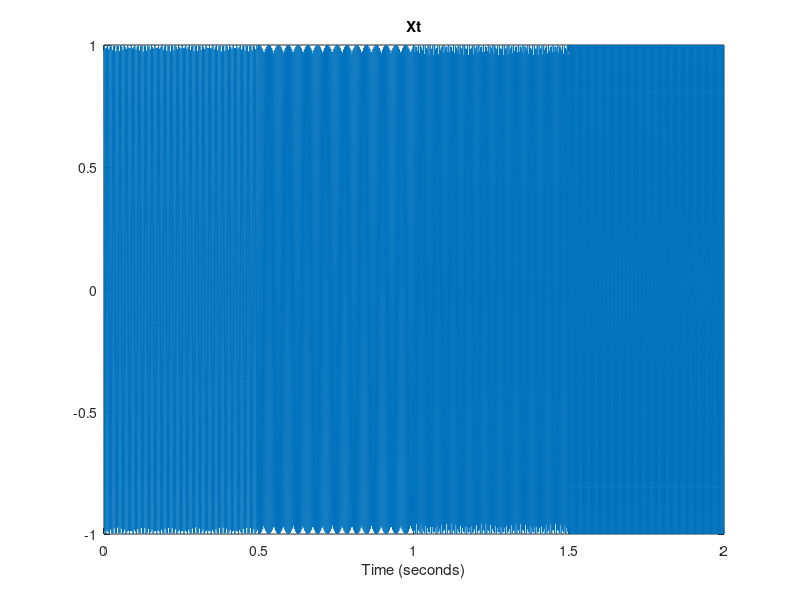
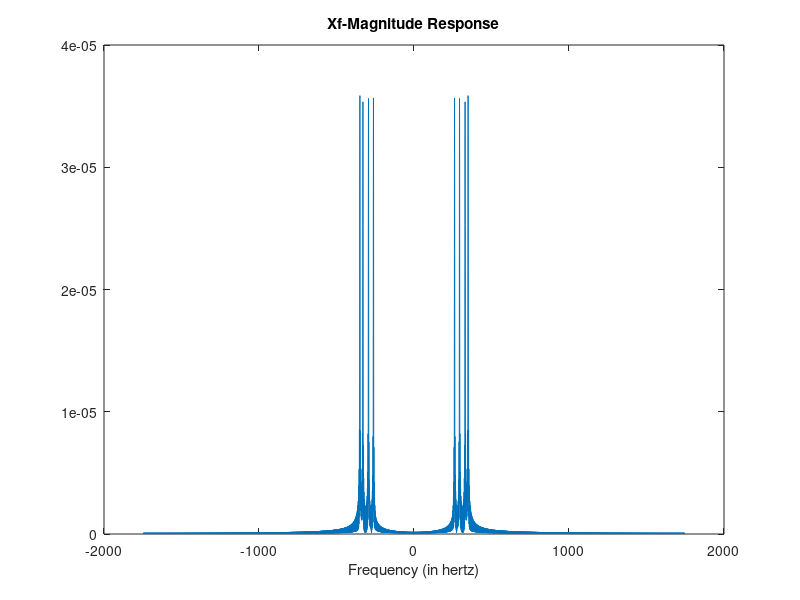
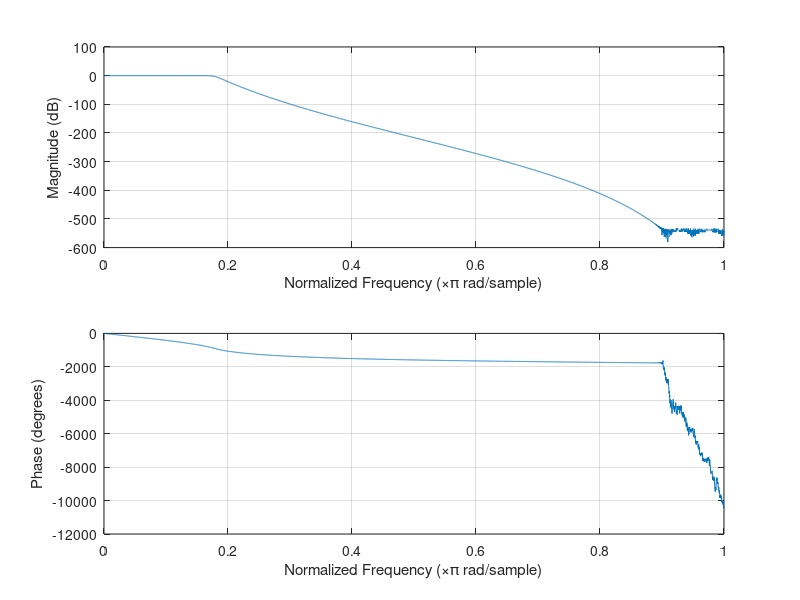
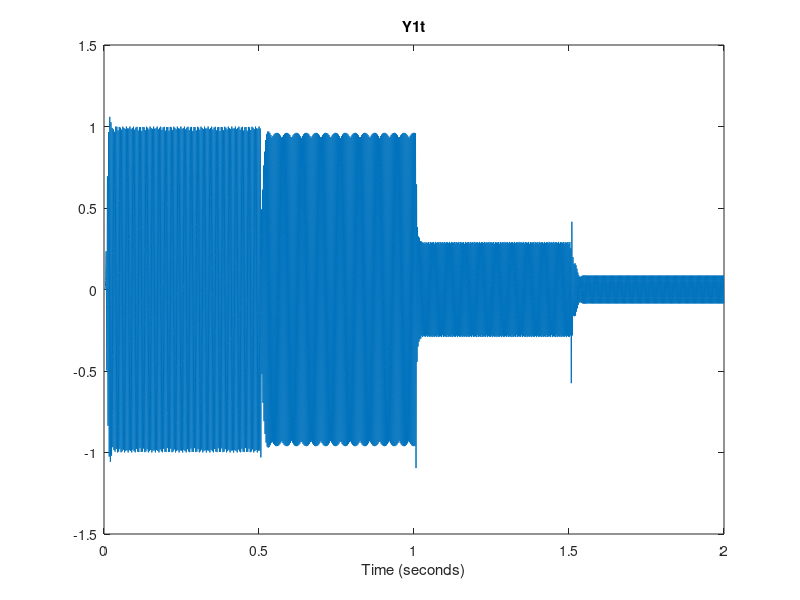

MATLAB code for these plots, in order:
n1=-9;
n2=-7;
n3=-5;
n4=-4;
F1= 440*(2^(n1/12));
F2= 440*(2^(n2/12));
F3= 440*(2^(n3/12));
F4= 440*(2^(n4/12));
%QUESTION 1
Fs= 10* max([F1,F2,F3,F4]);
framesize= round(0.5*Fs);
T= 1/Fs;
t=(0:1:framesize-1)*T;
xt1=cos(2*pi*F1*t);
xt2=cos(2*pi*F2*t);
xt3=cos(2*pi*F3*t);
xt4=cos(2*pi*F4*t);
xt= [xt1 xt2 xt3 xt4];
framesize= framesize *4;
t=(0:1:framesize-1)*T;
%QUESTION2
filename= 'Xt.wav';
audiowrite('Xt.wav',xt, fix(Fs));
sound(xt,Fs);
%QUESTION3: Plot the Xt:
figure;
plot(t,xt);
xlabel('Time (seconds)');
title('Xt');
%QUESTION4
XEnergy= sum(abs(xt.^2))*T;
%QUESTION5
Xf= fftshift(fft(xt,framesize))*T;
dF = Fs/framesize;                      
f = -Fs/2:dF:Fs/2-dF;          
%Question6: Plot the Xf spectrum:
figure;
plot(f,abs(Xf)/framesize);
xlabel('Frequency (in hertz)');
title('Xf-Magnitude Response');
%QUESTION7
XEnergy2=sum(abs(Xf.^2))*dF;
%QUESTION8
Fc= (F2+F3)/2;
nF= Fc/(Fs/2);
[b,a] = butter(20,nF,"low");
%QUESTION9
figure;
freqz(b, a, framesize);
%QUESTION10
Y1t= filter(b,a,xt);
%QUESTION11
filename= 'Yt.wav';
audiowrite('Yt.wav',Y1t, fix(Fs));
sound(Y1t,Fs);
%QUESTION12
figure;
plot(t,Y1t);
xlabel('Time (seconds)');
title('Y1t');
%QUESTION13
Y1Energy= sum(abs(Y1t.^2))*T;
%QUESTION14
Y1f= fftshift(fft(Y1t,framesize))*T;
%QUESTION15
figure;
plot(f,abs(Y1f)/framesize);
xlabel('Frequency (in hertz)');
title('Y1f-Magnitude Response');
%QUESTION16
Y1Energy2=sum(abs(Y1f.^2))*dF;
%QUESTION17
[d,c] = butter(20,nF,"high");
%QUESTION18
figure;
freqz(d, c, framesize);
%QUESTION19
Y2t= filter(d,c,xt);
%QUESTION20
filename= 'Y2t.wav';
audiowrite('Y2t.wav',Y2t, fix(Fs));
sound(Y2t,Fs);
%QUESTION21
figure;
plot(t,Y2t);
xlabel('Time (seconds)');
title('Y2t');
%QUESTION22
Y2Energy= sum(abs(Y2t.^2))*T;
%QUESTION23
Y2f= fftshift(fft(Y2t,framesize))*T;
%QUESTION24
figure;
plot(f,abs(Y2f)/framesize);
xlabel('Frequency (in hertz)');
title('Y2f-Magnitude Response');
%QUESTION25
Y2Energy2=sum(abs(Y2f.^2))*dF;